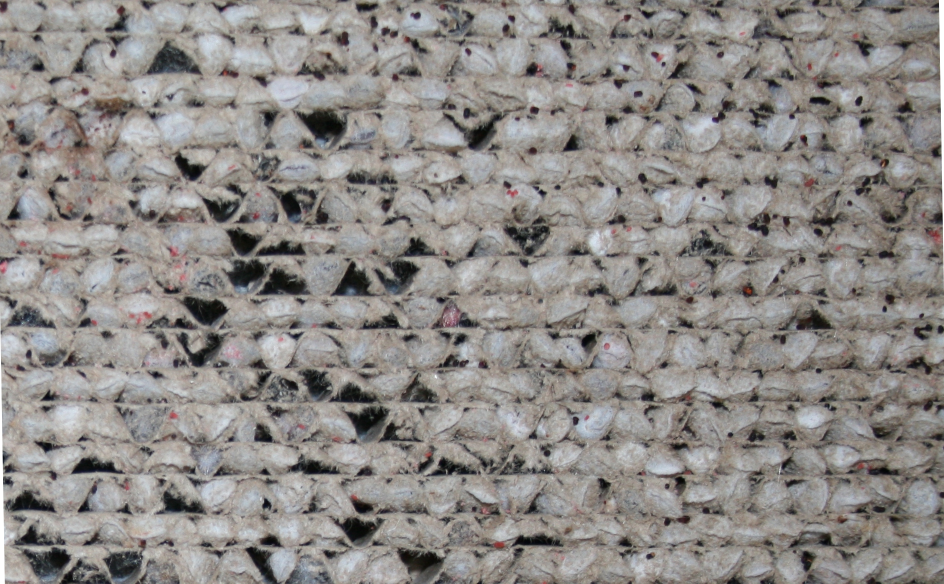
#> input picture Oefening/IMG_416gaps.jpg, 1888 x 1167 px (shown at 1/2 size)
$ python Image_Closing.py
#> lines starting #> are read from the running program, lines starting #| are printed output that depends on the picture; after the words box and inside, x2 and y2 are one past the last pixel; in counts of white or black regions, pixels touching at a corner belong together; long printed decimals are rounded
import numpy as np
import cv2

img = cv2.imread('IMG_416gaps.jpg')
#> img is the input picture: shape (1167, 1888, 3); mean B, G, R 134.5, 137.6, 141.5
grey = cv2.cvtColor(img, cv2.COLOR_RGB2GRAY)
ret, thresh = cv2.threshold(grey,50,255,cv2.THRESH_BINARY)
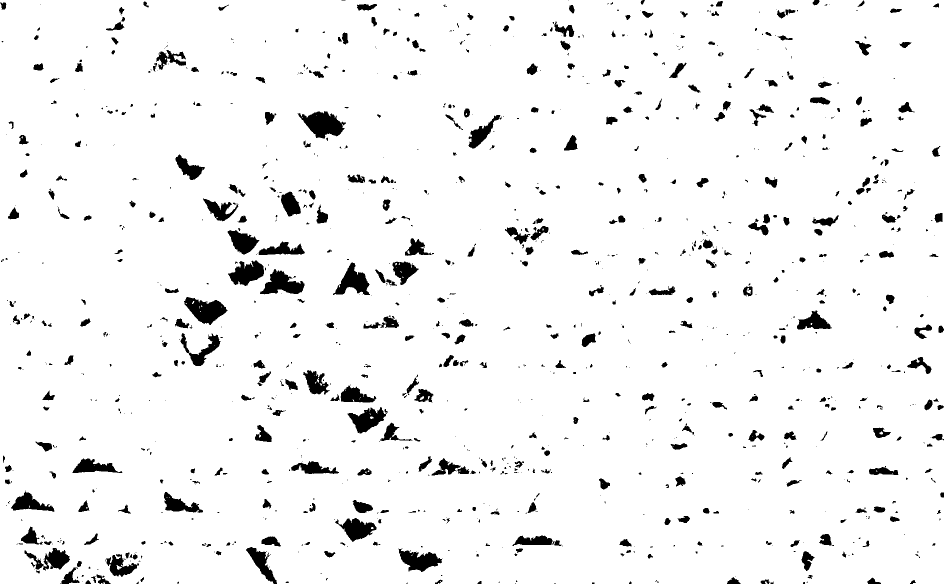
#> thresh: shape (1167, 1888) (shown at 1/2 size); 95% white; 1118 black regions (610 under 20 px), largest, box (x1, y1, x2, y2) and area: (595, 222, 692, 278) 3016, (368, 594, 455, 650) 2728, (520, 538, 609, 589) 2428

cv2.namedWindow("window1", cv2.WINDOW_NORMAL)
cv2.imshow('window1', thresh)
cv2.resizeWindow('window1',600,600)

kernal = np.ones((4,4),np.uint8)
opening3 = cv2.morphologyEx(thresh, cv2.MORPH_OPEN,kernal, iterations =4)
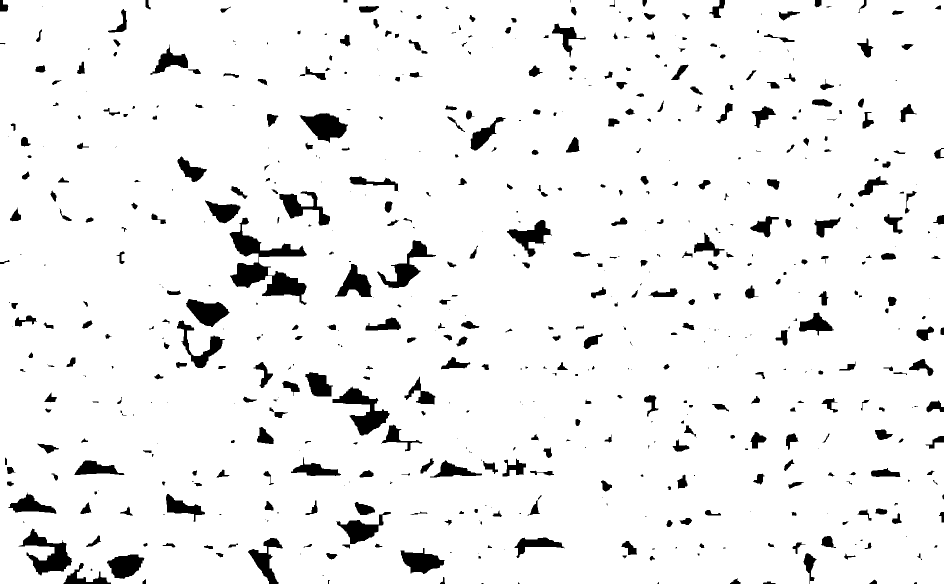
#> opening3: shape (1167, 1888) (shown at 1/2 size); 93.9% white; 632 black regions (215 under 20 px), largest, box (x1, y1, x2, y2) and area: (459, 435, 614, 610) 9162, (665, 773, 779, 871) 4115, (37, 1057, 144, 1151) 3958

cv2.namedWindow("window2", cv2.WINDOW_NORMAL)
cv2.imshow('window2', opening3)
cv2.resizeWindow('window2',600,600)
cv2.waitKey()

kernal = np.ones((3,3),np.uint8)
opening4 = cv2.morphologyEx(opening3, cv2.MORPH_CLOSE,kernal, iterations =5)
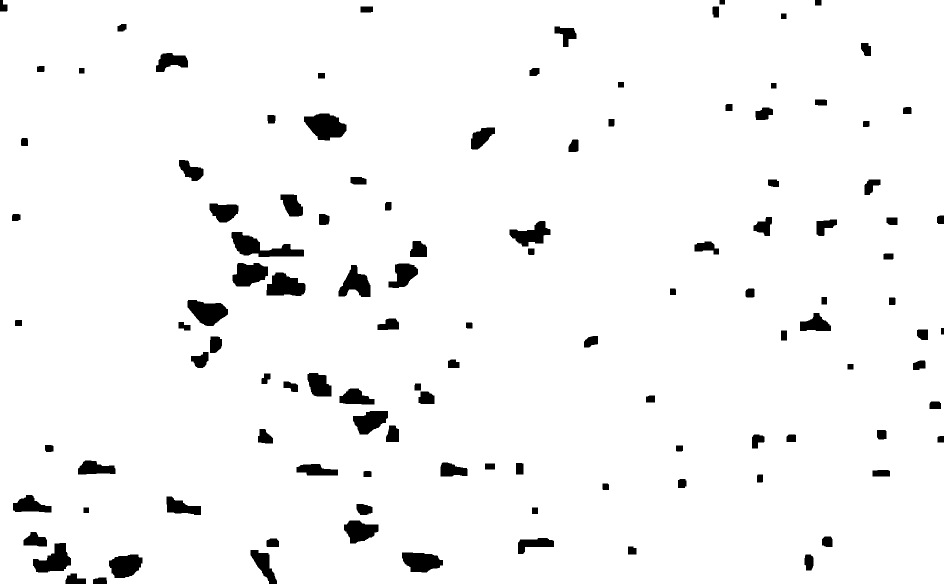
#> opening4: shape (1167, 1888) (shown at 1/2 size); 96.2% white; 114 black regions, largest, box (x1, y1, x2, y2) and area: (463, 464, 608, 514) 3362, (608, 227, 693, 281) 3160, (375, 600, 456, 652) 2768

cv2.imshow('window1', opening3)

cv2.imshow('window2', opening4)
cv2.waitKey()
cv2.destroyAllWindows()

# [9 lines of commented-out code are left out]
imgSize = opening4.size
#> imgSize = 2203296
nonBlack = cv2.countNonZero(opening4)
#> nonBlack = 2118847
black = imgSize-nonBlack
#> black = 84449

print(imgSize)
#| 2203296
print (black)
#| 84449

gap = 590688/108          # size of hole in carton
hole = 56701/26           # pixel count for an open gap after image processing
holes = round(black/hole,0)
#> holes = 39
gaps_total = imgSize/gap
#> gaps_total = 402.8

strHoles = "I count " + str(holes) + " holes and " + str(gaps_total) + " potential gaps."
print(strHoles)
#| I count 39.0 holes and 402.845 potential gaps.

strGaps = "I count " + str(gaps_total) + " gaps."
#> strGaps = 'I count 402.84544124817165 gaps.'
print(strGaps )
#| I count 402.845 gaps.

percentage = round((gaps_total-holes)/gaps_total,2)*100
#> percentage = 90
strGrade = "\nThat's a " + str(percentage) + "-grade board."
print(strGrade)
#| That's a 90.0-grade board.

import Tkinter as tk
import tkMessageBox
root = tk.Tk()
root.withdraw()
tkMessageBox.showwarning('CountBot says:', strHoles + "\n\n" + strGrade)
tkMessageBox.showwarning('CountBot says:', strGrade)

$ run again, with Oefening/IMG_108gaps.jpg copied over Oefening/IMG_416gaps.jpg
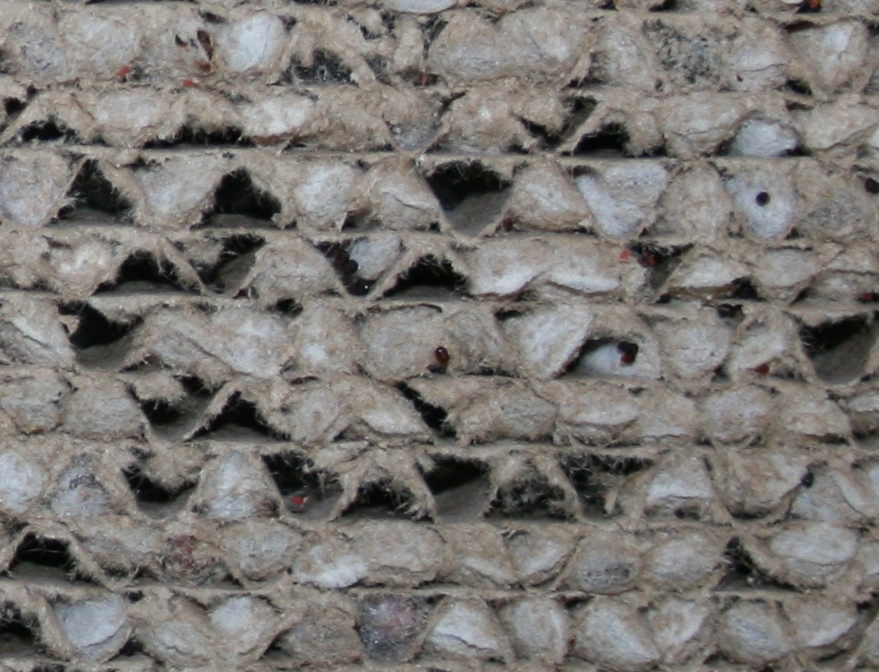
#> input picture Oefening/IMG_108gaps.jpg, 879 x 672 px
#> img is the input picture: shape (672, 879, 3); mean B, G, R 115.1, 118.7, 121.7
#> `ret, thresh = cv2.threshold(grey,50,255,cv2.THRESH_BINARY)`:
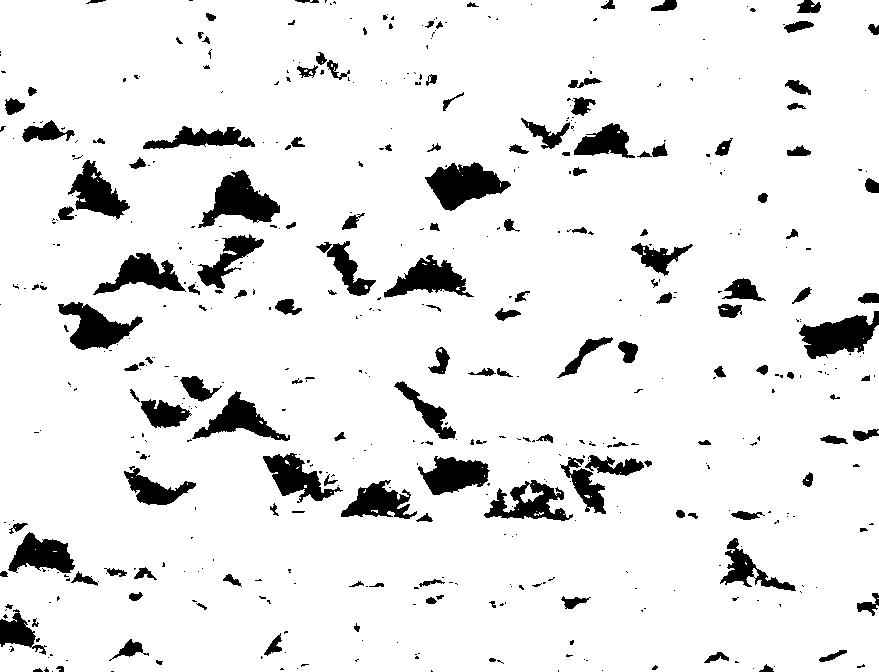
#> thresh: shape (672, 879); 91.3% white; 520 black regions (364 under 20 px), largest, box (x1, y1, x2, y2) and area: (425, 162, 511, 211) 2333, (198, 170, 280, 228) 2267, (799, 311, 879, 359) 2177
#> opening3: shape (672, 879); 88.8% white; 218 black regions (111 under 20 px), largest, box (x1, y1, x2, y2) and area: (422, 441, 656, 525) 7668, (97, 238, 268, 315) 3869, (320, 216, 478, 316) 3868
#> `opening4 = cv2.morphologyEx(opening3, cv2.MORPH_CLOSE,kernal, iteratio..`:
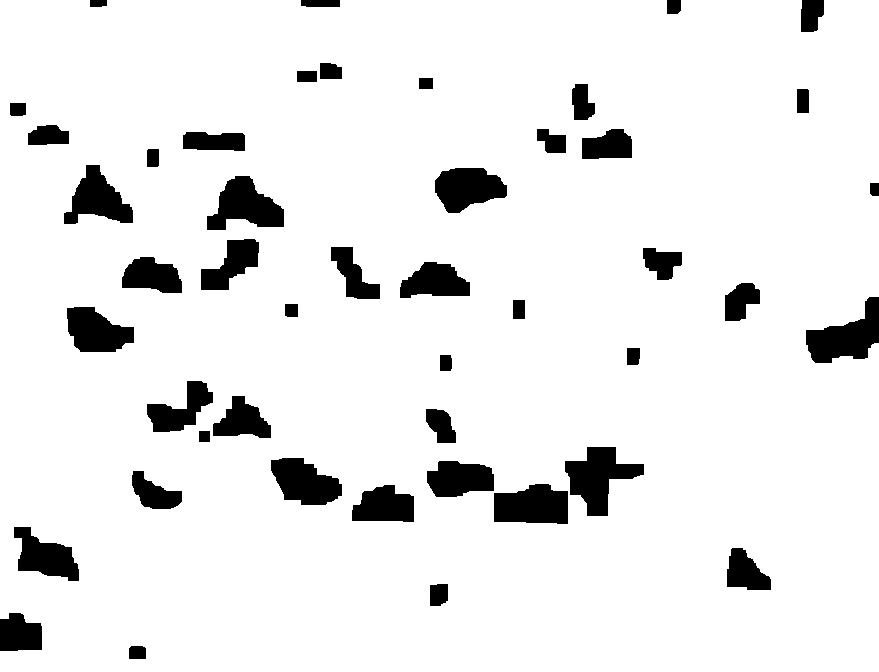
#> opening4: shape (672, 879); 91.8% white; 46 black regions, largest, box (x1, y1, x2, y2) and area: (565, 447, 644, 516) 2782, (806, 297, 879, 363) 2635, (207, 176, 284, 230) 2470
#> nonBlack = 541963
#> black = 48725
#| 590688
#| 48725
#> holes = 22
#| I count 22.0 holes and 108.0 potential gaps.
#| I count 108.0 gaps.
#> percentage = 80
#| That's a 80.0-grade board.

$ run again, with Oefening/IMG_63gaps.jpg copied over Oefening/IMG_416gaps.jpg
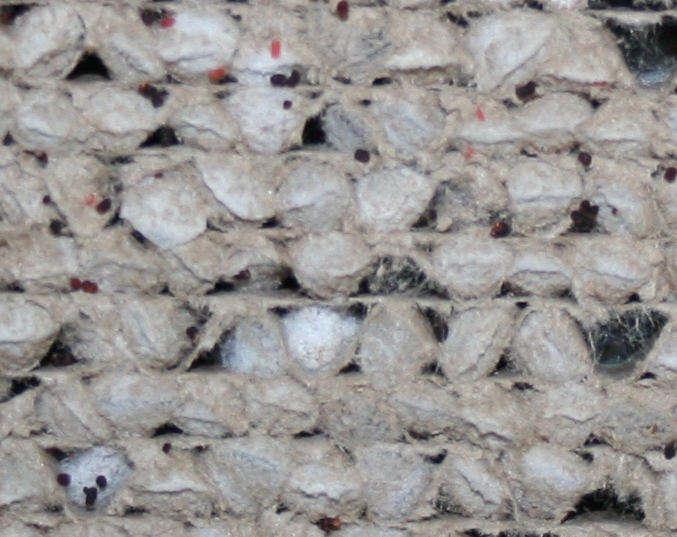
#> input picture Oefening/IMG_63gaps.jpg, 677 x 537 px
#> img is the input picture: shape (537, 677, 3); mean B, G, R 147.9, 149.8, 152.6
#> `ret, thresh = cv2.threshold(grey,50,255,cv2.THRESH_BINARY)`:
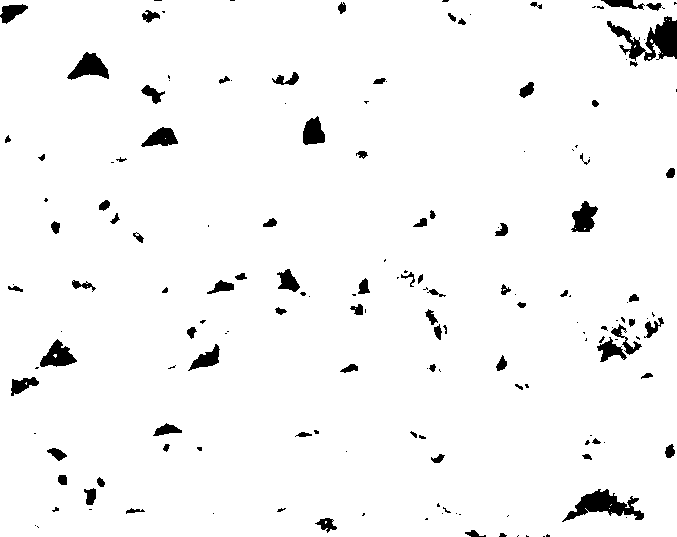
#> thresh: shape (537, 677); 96.5% white; 169 black regions (86 under 20 px), largest, box (x1, y1, x2, y2) and area: (607, 16, 677, 61) 1396, (562, 489, 644, 522) 1138, (67, 52, 109, 80) 631
#> opening3: shape (537, 677); 95.5% white; 102 black regions (31 under 20 px), largest, box (x1, y1, x2, y2) and area: (596, 0, 677, 71) 2668, (601, 316, 668, 366) 1802, (566, 493, 648, 526) 1346
#> `opening4 = cv2.morphologyEx(opening3, cv2.MORPH_CLOSE,kernal, iteratio..`:
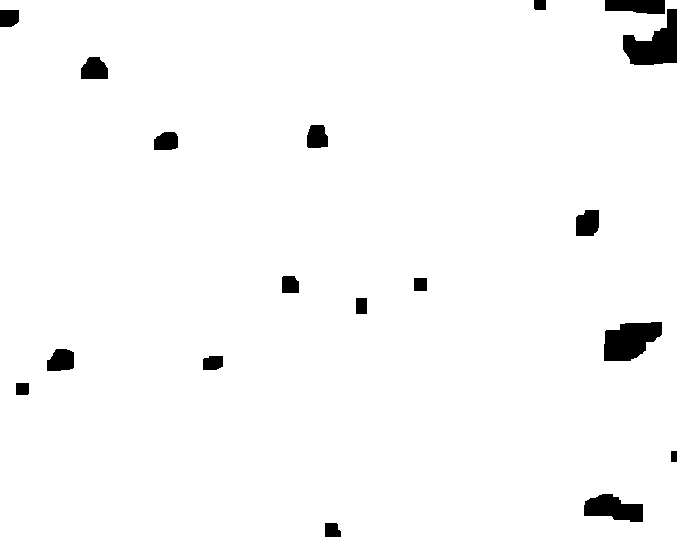
#> opening4: shape (537, 677); 97.4% white; 18 black regions, largest, box (x1, y1, x2, y2) and area: (623, 9, 677, 65) 1732, (604, 322, 662, 361) 1664, (584, 494, 643, 522) 1117
#> nonBlack = 354263
#> black = 9286
#| 363549
#| 9286
#> holes = 4
#| I count 4.0 holes and 66.470 potential gaps.
#| I count 66.470 gaps.
#> percentage = 94
#| That's a 94.0-grade board.
